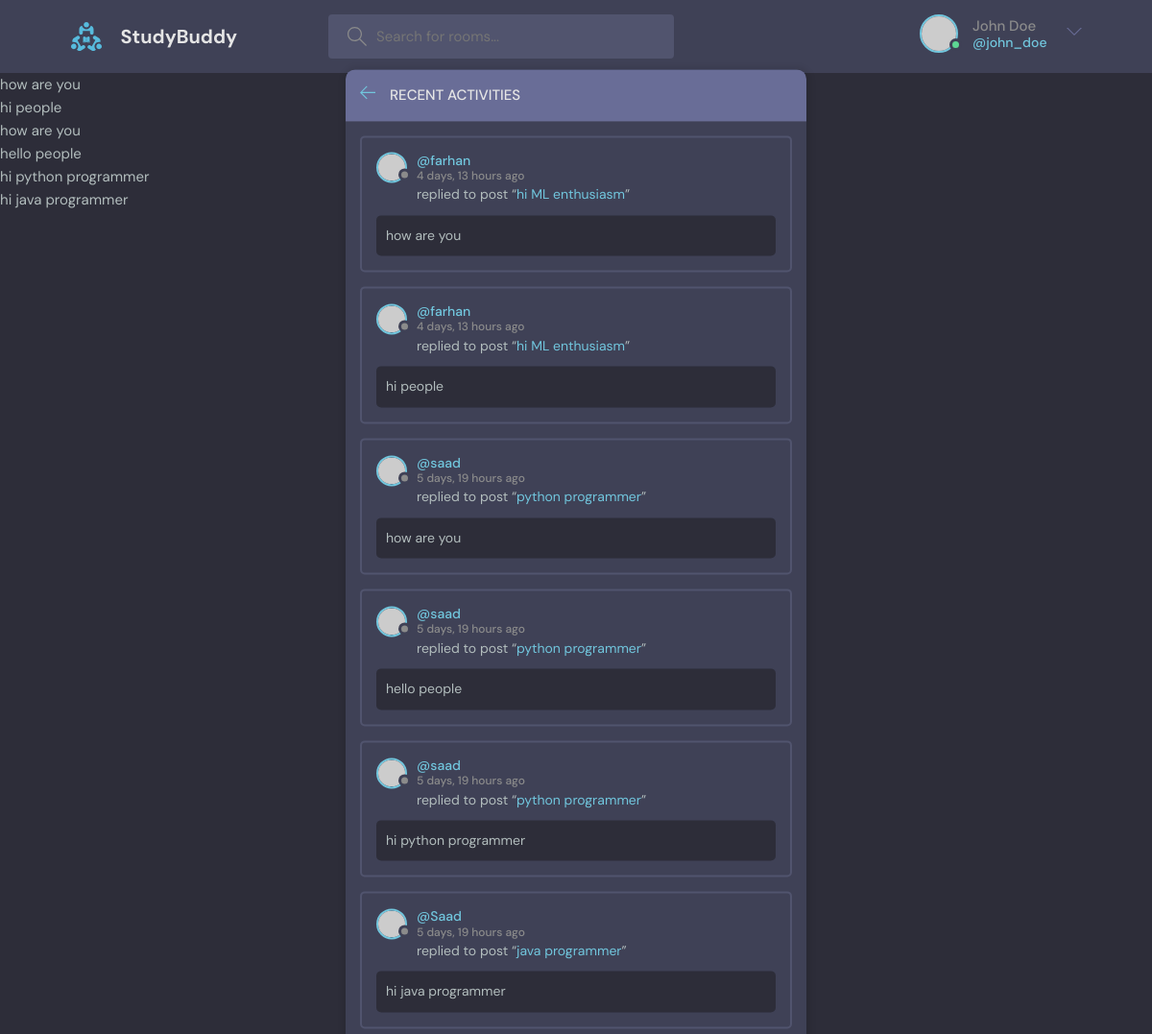
Page /activity/ on the earlier database version.
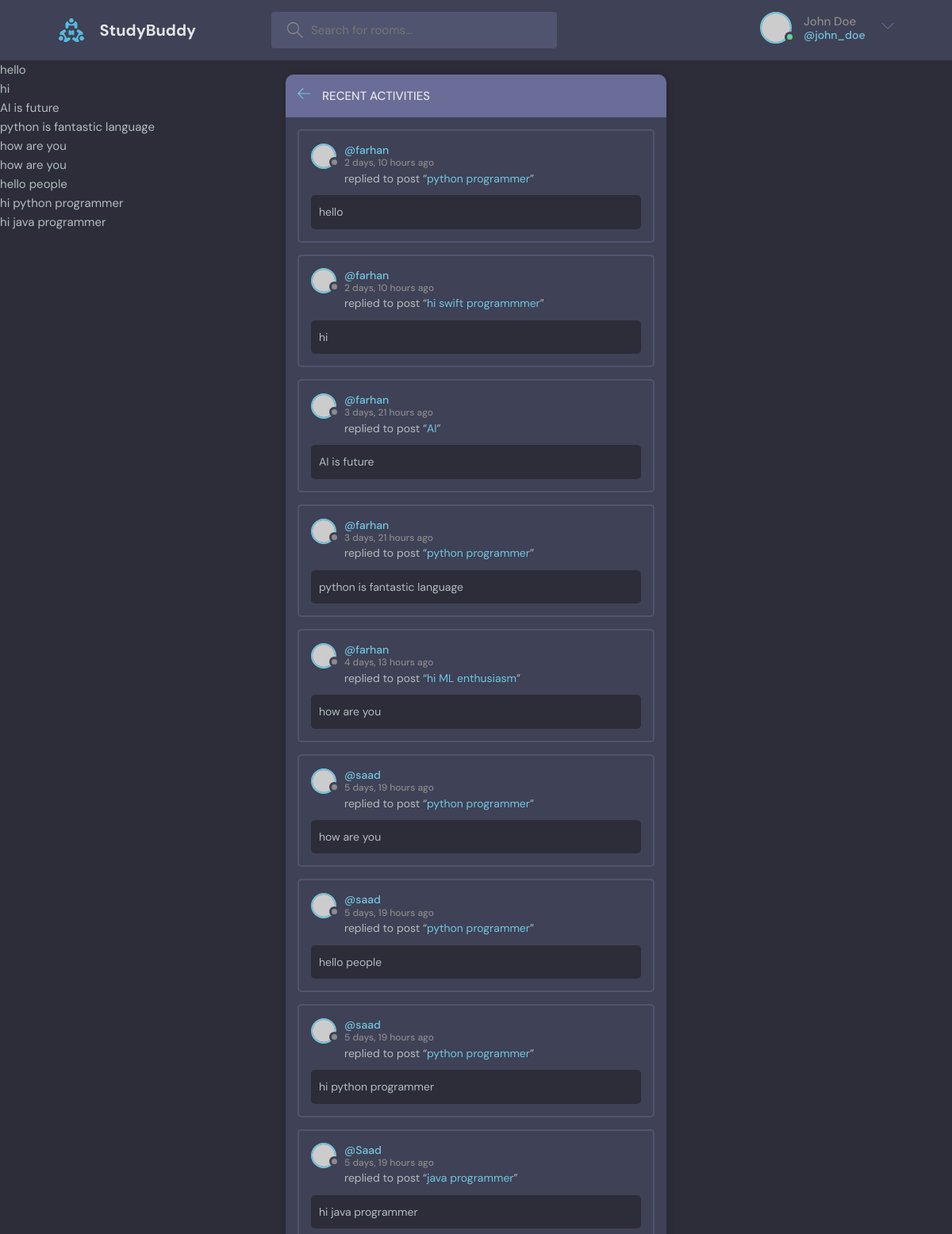
Same page on the later database version.
### user/models.py (models this page shows)
class Message (models.Model):
    user =models.ForeignKey(User, on_delete=models.CASCADE)
    room =models.ForeignKey(Room, on_delete=models.CASCADE)
    body =models.TextField(default='Default message')
    updated=models.DateTimeField(auto_now=True)
    created =models.DateTimeField(auto_now_add=True)
    class Meta:
        ordering=['-updated','-created']
    def __str__(self):
        return self.body[0:50]

class Room (models.Model):
    host =models.ForeignKey(User, on_delete=models.SET_NULL, null=True)
    topic =models.ForeignKey(Topic, on_delete=models.SET_NULL, null=True)
    name =models.CharField(max_length=200)
    description=models.TextField(null=True, blank=True)
    participants =models.ManyToManyField(
        User, related_name='participants', blank=True)
    updated=models.DateTimeField(auto_now=True)
    created=models.DateTimeField(auto_now_add=True)
    class Meta:
        ordering=['-updated','-created'] #
    def __str__(self) :
        return self.name

### user/views.py (the view)
# urls.py: path('activity/',views.activityPage, name='activity'),
def activityPage(request):
    messages =Message.objects.all()
    return render(request, 'base/activity.html',{'messages':messages})

### templates/base/activity.html (shortened to what this page needs)
{% extends "base/main.html" %}
{% block content %}
    <main class="layout">
      <div class="container">
        <div class="layout__box">
          <div class="layout__boxHeader">
            <div class="layout__boxTitle">
              <a href="{% url 'home' %}">
                <svg version="1.1" xmlns="http://www.w3.org/2000/svg" width="32" height="32" viewBox="0 0 32 32">
                  <title>arrow-left</title>
                  <path
                    d="M13.723 2.286l-13.723 13.714 13.719 13.714 1.616-1.611-10.96-10.96h27.625v-2.286h-27.625l10.965-10.965-1.616-1.607z"
                  ></path>
                </svg>
              </a>
              <h3>Recent Activities</h3>
            </div>
          </div>
          {% for message in messages%}
    <div class="activities__box">
      <div class="activities__boxHeader roomListRoom__header">
        <a href="profile.html" class="roomListRoom__author">
          <div class="avatar avatar--small">
            <img src="https://randomuser.me/api/portraits/women/11.jpg" />
          </div>
          <p>
            @{{message.user.username}}
            <span>{{message.created|timesince}} ago</span>
          </p>
        </a>
      </div>
      <div class="activities__boxContent">
        <p>replied to post “<a href="{url 'user-profile' message.user.id}">{{message.room}}</a>”</p>
        <div class="activities__boxRoomContent">
          {{message}}
        </div>
      </div>
    </div>
    {% endfor%}
      </div>
    </main>
{% endblock content%}

### templates/base/main.html (shortened to what this page needs)
<!DOCTYPE html>
{% load static %}
<html lang="en">
<head>
    <link rel="stylesheet" href="{% static 'styles/style.css' %}">
</head>
<body>
     {% include "base/navbar.html" %}
        {% if messages %}
            <ul class="messages">
                {% for message in messages %}
                <li>{{message}}</li>
                {% endfor %}
            </ul>
        {% endif %}
     {% block content %}
     {% endblock content %}
</body>
</html>

Differences in the rows shown:
removed Message: body "hi people", user.username "farhan", created "4 days, 13 hours", room "hi ML enthusiasm"
added Message: body "hello", user.username "farhan", created "2 days, 10 hours", room "python programmer"
added Message: body "hi", user.username "farhan", created "2 days, 10 hours", room "hi swift programmmer"
added Message: body "AI is future", user.username "farhan", created "3 days, 21 hours", room "AI"
added Message: body "python is fantastic language", user.username "farhan", created "3 days, 21 hours", room "python programmer"
